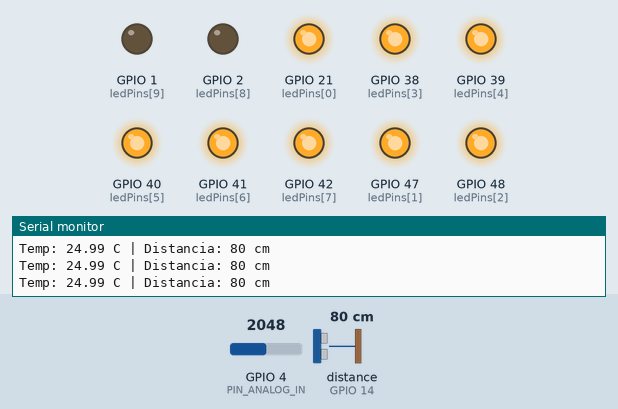
Simulated run of this sketch. Board: ESP32. Parts: output pins drawn as LEDs (lit = HIGH), the last lines printed to the serial monitor. The test bench sets the inputs (shaded band); at power-on: distance to the obstacle (sensor on GPIO 14) 80 cm, GPIO 4 (PIN_ANALOG_IN) = 2048.

Above: at 1.2 s.
1.3 s: distance to the obstacle (sensor on GPIO 14) set to 63 cm
2.8 s: distance to the obstacle (sensor on GPIO 14) set to 57 cm
At 3.4 s:
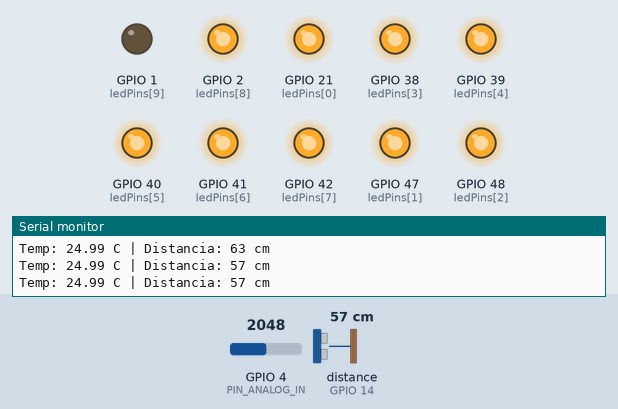
4.5 s: distance to the obstacle (sensor on GPIO 14) set to 33 cm
6.0 s: distance to the obstacle (sensor on GPIO 14) set to 26 cm
At 7.0 s:
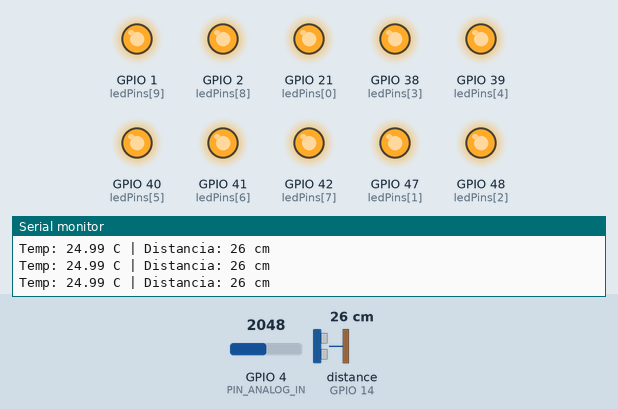
7.5 s: distance to the obstacle (sensor on GPIO 14) set to 120 cm
At 8.8 s:
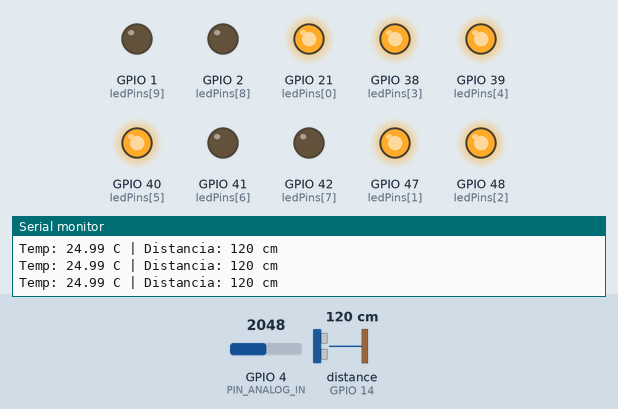
9.1 s: distance to the obstacle (sensor on GPIO 14) set to 116 cm
At 10.2 s:
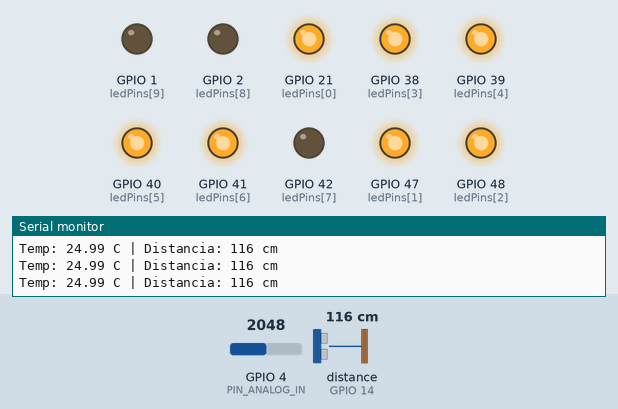
Timing chart, 0 to 11.6 s (numbered marks = the images above; inputs shaded):
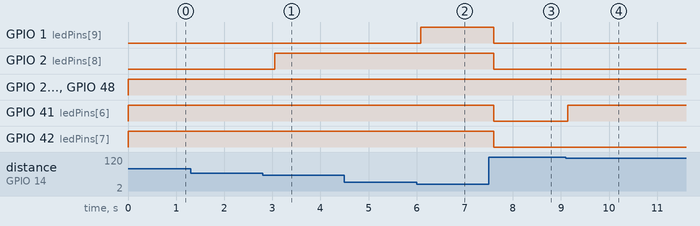

Measured:
- the behaviour switches between 60 and 59 cm on distance to the obstacle (sensor on GPIO 14) (found by bisection; images 0 and 1)
- the behaviour switches between 30 and 29 cm on distance to the obstacle (sensor on GPIO 14) (found by bisection; images 1 and 2)
- the behaviour switches between 120 and 119 cm on distance to the obstacle (sensor on GPIO 14) (found by bisection; images 3 and 4)
- after the input at 2.8 s, GPIO 2 (ledPins[8]): LOW → HIGH after 0.26 s
- after the input at 6.0 s, GPIO 1 (ledPins[9]): LOW → HIGH after 0.09 s
- after the input at 7.5 s, GPIO 1 (ledPins[9]), GPIO 2 (ledPins[8]), GPIO 41 (ledPins[6]), GPIO 42 (ledPins[7]): HIGH → LOW after 0.11 s
- after the input at 9.1 s, GPIO 41 (ledPins[6]): LOW → HIGH after 0.05 s

The sketch:

lab_1.ino
```cpp
#include <UltrasonicSensor.h>

#define PIN_ANALOG_IN 4
UltrasonicSensor ultrasonic(13, 14);

byte ledPins[] = {21, 47, 48, 38, 39, 40, 41, 42, 2, 1};
const int numLeds = 10;
const int maxDistancia = 300; // cm

void setup() {
  Serial.begin(115200);

  // Configuración de pines de salida
  for (int i = 0; i < numLeds; i++) {
    pinMode(ledPins[i], OUTPUT);
  }

  // Medición inicial de temperatura para calibrar el sensor
  float tempInicial = getTemp();
  ultrasonic.setTemperature(tempInicial);

  // CORRECCIÓN: Usar %.2f para mostrar 2 decimales
  Serial.printf("Temperatura inicial: %.2f C\n", tempInicial);
}

void loop() {
  // 1. Obtener temperatura actual y actualizar el sensor
  float currentTemp = getTemp();
  ultrasonic.setTemperature(currentTemp);

  // 2. Medir distancia
  int distance = ultrasonic.distanceInCentimeters();

  // 3. Actualizar LEDs (Inversamente: - distancia = + leds)
  actualizarLeds(distance);

  // 4. Mostrar datos por Serial
  Serial.printf("Temp: %.2f C | Distancia: %d cm\n", currentTemp, distance);

  delay(300); // Reducido para mayor fluidez
}

double getTemp(){
  int adcValue = analogRead(PIN_ANALOG_IN);
  // Nota: ESP32 usa 12 bits (4095) por defecto
  double voltage = (double)adcValue / 4095.0 * 3.3;
  double Rt = 10 * voltage / (3.3 - voltage);
  double tempK = 1 / (1/(273.15 + 25) + log(Rt / 10)/3950.0);
  return tempK - 273.15;
}

void actualizarLeds(int distanciaCm) {
  // Clamp: Limita entre 0 y el máximo definido
  int d = constrain(distanciaCm, 0, maxDistancia);

  // Mapeo Inverso:
  // 0cm -> numLeds (10)
  // maxDistancia -> 0 leds
  int ledsAEncender = map(d, 0, maxDistancia, numLeds, 0);

  for (int i = 0; i < numLeds; i++) {
    digitalWrite(ledPins[i], (i < ledsAEncender) ? HIGH : LOW);
  }
}
```
